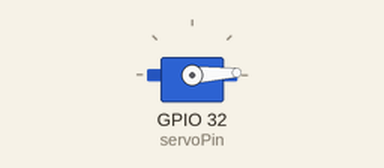
Recording of a sketch running on a simulated ESP32. Shown: servo.

Above: at 0.05 s.
At 1.3 s:
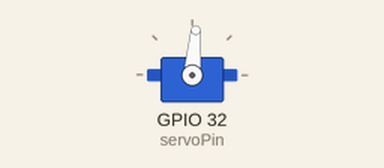
At 2.6 s:
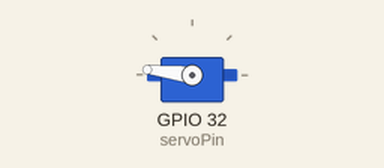
At 5.2 s:
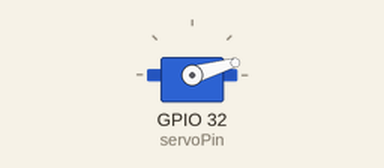
Timing chart, 0 to 7.1 s (numbered marks = the images above):
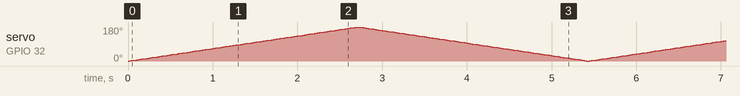

The sketch:

servo.ino
```cpp
#include <ESP32Servo.h>

Servo myservo;  // create servo object to control a servo
// 16 servo objects can be created on the ESP32

int pos = 0;    // variable to store the servo position
// Recommended PWM GPIO pins on the ESP32 include 2,4,12-19,21-23,25-27,32-33
int servoPin = 32;

void setup() {
  // Allow allocation of all timers
  ESP32PWM::allocateTimer(0);
  ESP32PWM::allocateTimer(1);
  ESP32PWM::allocateTimer(2);
  ESP32PWM::allocateTimer(3);
  myservo.setPeriodHertz(50);    // standard 50 hz servo
  myservo.attach(servoPin, 300, 2600); // attaches the servo on pin 18 to the servo object
  // using default min/max of 1000us and 2000us
  // different servos may require different min/max settings
  // for an accurate 0 to 180 sweep
}

void loop() {
  for (pos = 0; pos <= 180; pos += 1) { // goes from 0 degrees to 180 degrees
    // in steps of 1 degree
    myservo.write(pos);    // tell servo to go to position in variable 'pos'
    delay(15);             // waits 15ms for the servo to reach the position
  }
  for (pos = 180; pos >= 0; pos -= 1) { // goes from 180 degrees to 0 degrees
    myservo.write(pos);    // tell servo to go to position in variable 'pos'
    delay(15);             // waits 15ms for the servo to reach the position
  }
}
```
